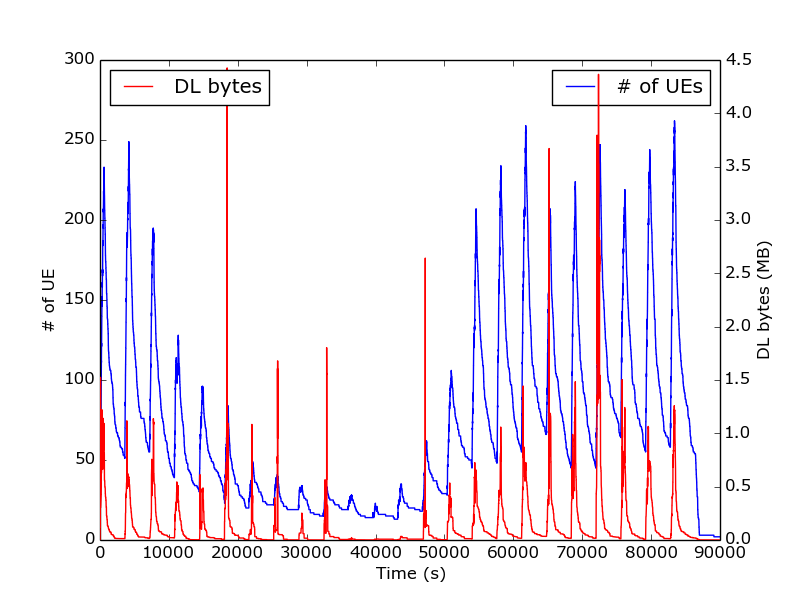

Reproduce this figure in Python.
import matplotlib
matplotlib.use('Agg')
import glob, os, sys, re, math, operator
import matplotlib.pyplot as plt
import numpy as np

def get_time(s):
	s_ = s.split("@")[1]
	s__ = s_.split(":")
	return 3600*int(s__[0])+60*int(s__[1])+int(s__[2][:-1])

ls_ = open("cvl00236_7a_1_NoIMSI_2016-02-16.txt").readlines()

def plot_per_second():
	start = 0
	end = 3600*25

	c = []
	r = []
	for i in range(start, end+1):
		c.append(0)
		r.append(0)

	empty = 0
	for l in ls[1:]:
		s = get_time(l[0])
		e = s + int(float(l[1]))
		
		if int(float(l[1])) == 0:
			empty += 1
			continue

		r_ = round(int(l[9])*1.0/float(l[1]))
		for i in range(s, min(e, end) + 1):
			c[i] += 1
			r[i] += r_/1000000.0
			
	fig = plt.figure()
	ax1 = fig.add_subplot(111)    # The big subplot
	ax2 = ax1.twinx()
	print len(range(start, end+1)), len(c)
	ax1.plot(range(start, end+1), c, "b")
	ax2.plot(range(start, end+1), r, "r")
	ax1.set_xlabel("Time (s)")
	ax1.set_ylabel("# of UE")
	ax2.set_ylabel("DL bytes (MB)")
	#ax.set_ylim([-1, max_y*1.5])
	#ax.set_xlim([0, x_max*1.0/60])
	#x_tick = range(0, max(25, (x_max+60)/60), 24)
	ax1.legend(["# of UEs"], 1)
	ax2.legend(["DL bytes"], 2)
	#ax.set_xlabel("Timestamp", fontsize=20)
	fig.savefig("cdr.png")

ls = []
for l in ls_:
	ls.append(l.split("|"))
	
def plot_cdf(data, s, r = -1):
	num_bins = 10000
	counts, bin_edges = np.histogram(data, bins=num_bins)

	# Now find the cdf
	cdf = np.cumsum(counts)
	print counts
	print cdf
	print bin_edges

	# And finally plot the cdf
	fig = plt.figure()
	ax1 = fig.add_subplot(111)    # The big subplot
	y = []
	for i in range(len(cdf)):
		y.append(cdf[i]*1.0/len(data))
	ax1.plot(bin_edges[1:], y)
	if r > 0:
		ax1.set_xlim([0, r])
	
	ax1.set_xlabel(s)
	ax1.set_ylabel("CDF (1)")
	fig.savefig("cdf_%s.png"%(s))
	
plot_per_second()

d = []
for l in ls[1:]:
	if int(float(l[1])) == 0:
		continue
	d.append(int(float(l[1])))
plot_cdf(d, "session duration", 3699)

d = []
for l in ls[1:]:
	if int(float(l[1])) == 0:
		continue
	d.append(int(float(l[9])))
print d
plot_cdf(d, "session length (B)")